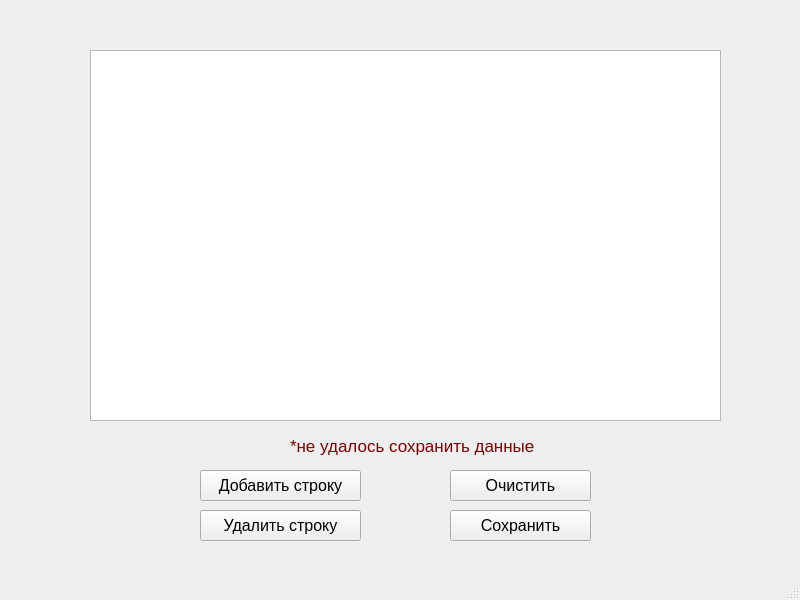
<?xml version="1.0" encoding="UTF-8"?>
<ui version="4.0">
 <class>MainWindow</class>
 <widget class="QMainWindow" name="MainWindow">
  <property name="geometry">
   <rect>
    <x>0</x>
    <y>0</y>
    <width>800</width>
    <height>600</height>
   </rect>
  </property>
  <property name="windowTitle">
   <string>MainWindow</string>
  </property>
  <widget class="QWidget" name="centralwidget">
   <widget class="QTableWidget" name="tableWidget">
    <property name="geometry">
     <rect>
      <x>90</x>
      <y>50</y>
      <width>631</width>
      <height>371</height>
     </rect>
    </property>
   </widget>
   <widget class="QPushButton" name="minus">
    <property name="geometry">
     <rect>
      <x>200</x>
      <y>510</y>
      <width>161</width>
      <height>31</height>
     </rect>
    </property>
    <property name="font">
     <font>
      <pointsize>12</pointsize>
     </font>
    </property>
    <property name="text">
     <string>Удалить строку</string>
    </property>
   </widget>
   <widget class="QPushButton" name="clean">
    <property name="geometry">
     <rect>
      <x>450</x>
      <y>470</y>
      <width>141</width>
      <height>31</height>
     </rect>
    </property>
    <property name="font">
     <font>
      <pointsize>12</pointsize>
     </font>
    </property>
    <property name="text">
     <string>Очистить</string>
    </property>
   </widget>
   <widget class="QPushButton" name="save">
    <property name="geometry">
     <rect>
      <x>450</x>
      <y>510</y>
      <width>141</width>
      <height>31</height>
     </rect>
    </property>
    <property name="font">
     <font>
      <pointsize>12</pointsize>
     </font>
    </property>
    <property name="text">
     <string>Сохранить</string>
    </property>
   </widget>
   <widget class="QPushButton" name="plus">
    <property name="geometry">
     <rect>
      <x>200</x>
      <y>470</y>
      <width>161</width>
      <height>31</height>
     </rect>
    </property>
    <property name="font">
     <font>
      <pointsize>12</pointsize>
     </font>
    </property>
    <property name="text">
     <string>Добавить строку</string>
    </property>
   </widget>
   <widget class="QLabel" name="label">
    <property name="geometry">
     <rect>
      <x>290</x>
      <y>430</y>
      <width>251</width>
      <height>31</height>
     </rect>
    </property>
    <property name="palette">
     <palette>
      <active>
       <colorrole role="WindowText">
        <brush brushstyle="SolidPattern">
         <color alpha="255">
          <red>126</red>
          <green>0</green>
          <blue>0</blue>
         </color>
        </brush>
       </colorrole>
      </active>
      <inactive>
       <colorrole role="WindowText">
        <brush brushstyle="SolidPattern">
         <color alpha="255">
          <red>126</red>
          <green>0</green>
          <blue>0</blue>
         </color>
        </brush>
       </colorrole>
      </inactive>
      <disabled>
       <colorrole role="WindowText">
        <brush brushstyle="SolidPattern">
         <color alpha="255">
          <red>120</red>
          <green>120</green>
          <blue>120</blue>
         </color>
        </brush>
       </colorrole>
      </disabled>
     </palette>
    </property>
    <property name="font">
     <font>
      <pointsize>13</pointsize>
     </font>
    </property>
    <property name="text">
     <string>*не удалось сохранить данные</string>
    </property>
   </widget>
  </widget>
  <widget class="QMenuBar" name="menubar">
   <property name="geometry">
    <rect>
     <x>0</x>
     <y>0</y>
     <width>800</width>
     <height>21</height>
    </rect>
   </property>
  </widget>
  <widget class="QStatusBar" name="statusbar"/>
 </widget>
 <resources/>
 <connections/>
</ui>
